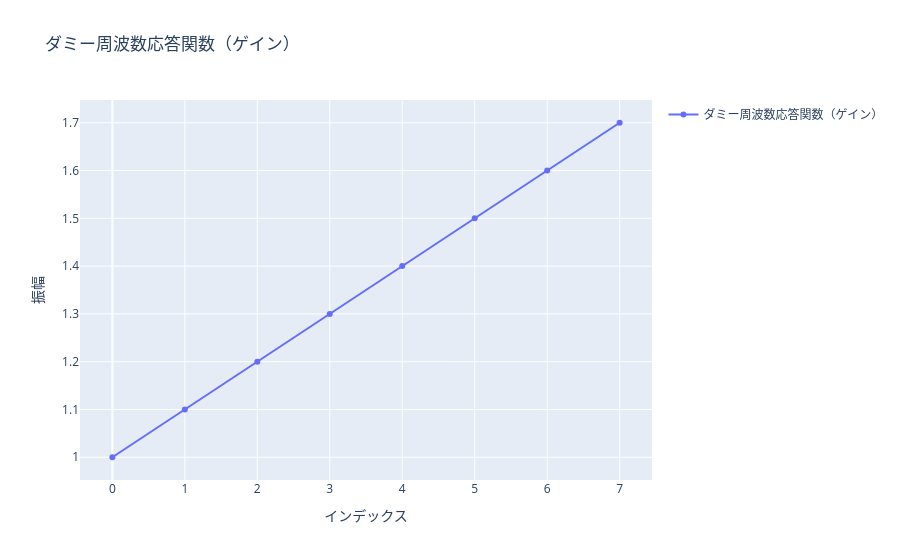
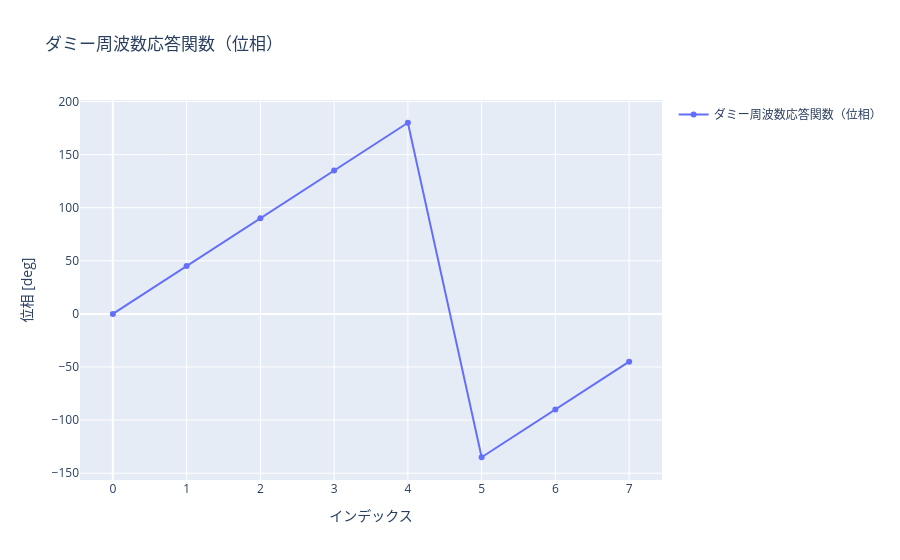

Notebook source saved alongside these figures, in order:
### Code cell
import plotly.graph_objects as go

fig = go.Figure()
fig.add_trace(go.Scatter(x=index, y=c_dummy_response_gain, name='ダミー周波数応答関数（ゲイン）'))
fig.update_layout(showlegend=True, title='ダミー周波数応答関数（ゲイン）', xaxis_title='インデックス', yaxis_title='振幅')
fig.show()

fig = go.Figure()
fig.add_trace(go.Scatter(x=index, y=c_dummy_response_phase_deg, name='ダミー周波数応答関数（位相）'))
fig.update_layout(showlegend=True, title='ダミー周波数応答関数（位相）', xaxis_title='インデックス', yaxis_title='位相 [deg]')
fig.show()

### Figure 1 — Plotly figure (JSON) as saved in the notebook; plotly's stock layout.template omitted (floating-point values rounded to 4 significant figures)
{"data": [{"name": "ダミー周波数応答関数（ゲイン）", "type": "scatter", "x": [0, 1, 2, 3, 4, 5, 6, 7], "y": [1, 1.1, 1.2, 1.3, 1.4, 1.5, 1.6, 1.7]}], "layout": {"showlegend": true, "title": {"text": "ダミー周波数応答関数（ゲイン）"}, "xaxis": {"title": {"text": "インデックス"}}, "yaxis": {"title": {"text": "振幅"}}}}

### Figure 2 — Plotly figure (JSON) as saved in the notebook; plotly's stock layout.template omitted (floating-point values rounded to 4 significant figures)
{"data": [{"name": "ダミー周波数応答関数（位相）", "type": "scatter", "x": [0, 1, 2, 3, 4, 5, 6, 7], "y": [0, 45, 90, 135, 180, -135, -90, -45]}], "layout": {"showlegend": true, "title": {"text": "ダミー周波数応答関数（位相）"}, "xaxis": {"title": {"text": "インデックス"}}, "yaxis": {"title": {"text": "位相 [deg]"}}}}
